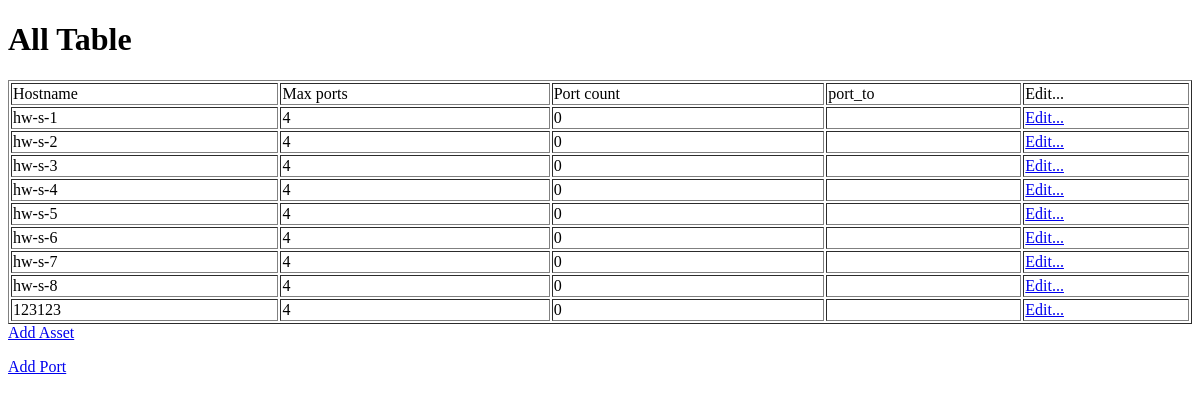
The app's page /, older data.
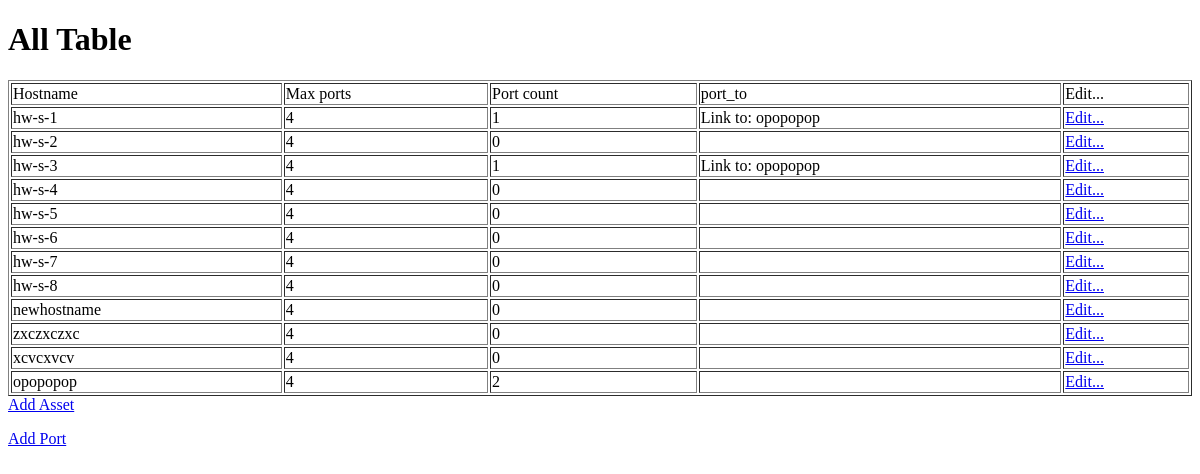
The same page, newer data.
### cmdb/models.py (models this page shows, shortened)
class Asset(models.Model):
    hostname = models.CharField(
        blank=True,
        default=None,
        max_length=255,
        null=True,
        unique=True,
        verbose_name=_('hostname'),
    )
    max_ports = models.PositiveSmallIntegerField(
        verbose_name=_('max ports'),
        default=4,
        blank=True,
    )
    ports = models.ManyToManyField(
        'self',
        through='Port',
        symmetrical=False,
        blank=True,
        default=None,
        related_name='portss',
    )
    @property
    def port_count(self):
        port_count = self.switch_ports.count() + self.server_ports.count()
        return port_count
    @property
    def port_to(self):
        port_to = ['Link to: ' + str(self.__class__.objects.get(pk=item).hostname) for item in self.switch_ports.values_list('server_port_id', flat=True)]
        port_to = ';\n '.join(port_to)
        return port_to

### cmdb/views.py (the view)
# urls.py: path('', BaseView.as_view(), name='baseview'),
class BaseView(ListView):
    model = Asset
    template_name = 'table.html'
    context_object_name = 'data'
    def get_context_data(self, **kwargs):
        context = super().get_context_data(**kwargs)
        return context
    def get_queryset(self):
        return Asset.objects.all()

### templates/table.html (shortened to what this page needs)
{% extends "base.html" %}
{% block content %}
<h1>All Table</h1>
<table border="1" width="100%">
    <tr>
        <td>Hostname</td>
        <td>Max ports</td>
        <td>Port count</td>
        <td>port_to</td>
        <td>Edit...</td>
    </tr>
    {% for item in data %}
    <tr class='success'>
        <td>{{ item.hostname }}</td>
        <td>{{ item.max_ports }}</td>
        <td>{{ item.port_count }}</td>
        <td>{{ item.port_to|linebreaksbr }}</td>
        <td><a href="{% url "updateasset" item.id %}">Edit...</a></td>
    </tr>
    {% endfor %}
</table>
<a href="{% url "addasset" %}">Add Asset</a><p>
<a href="{% url "addport" %}">Add Port</a>
{% endblock %}

### templates/base.html (shortened to what this page needs)
{% load static %}
<!DOCTYPE html>
<html lang="en">
<head>
</head>
<body>
{% block content %}
{%  endblock %}
</body>
</html>

Row changes from the older to the newer data that the page shows:
removed Asset: hostname "123123", max_ports "4", port_count "0"
shown differently, row unchanged: Asset "hw-s-1": port_count "0" → "1"; port_to (not shown) → "Link to: opopopop"
shown differently, row unchanged: Asset "hw-s-3": port_count "0" → "1"; port_to (not shown) → "Link to: opopopop"
added Asset: hostname "newhostname", max_ports "4", port_count "0"
added Asset: hostname "zxczxczxc", max_ports "4", port_count "0"
added Asset: hostname "xcvcxvcv", max_ports "4", port_count "0"
added Asset: hostname "opopopop", max_ports "4", port_count "2"
